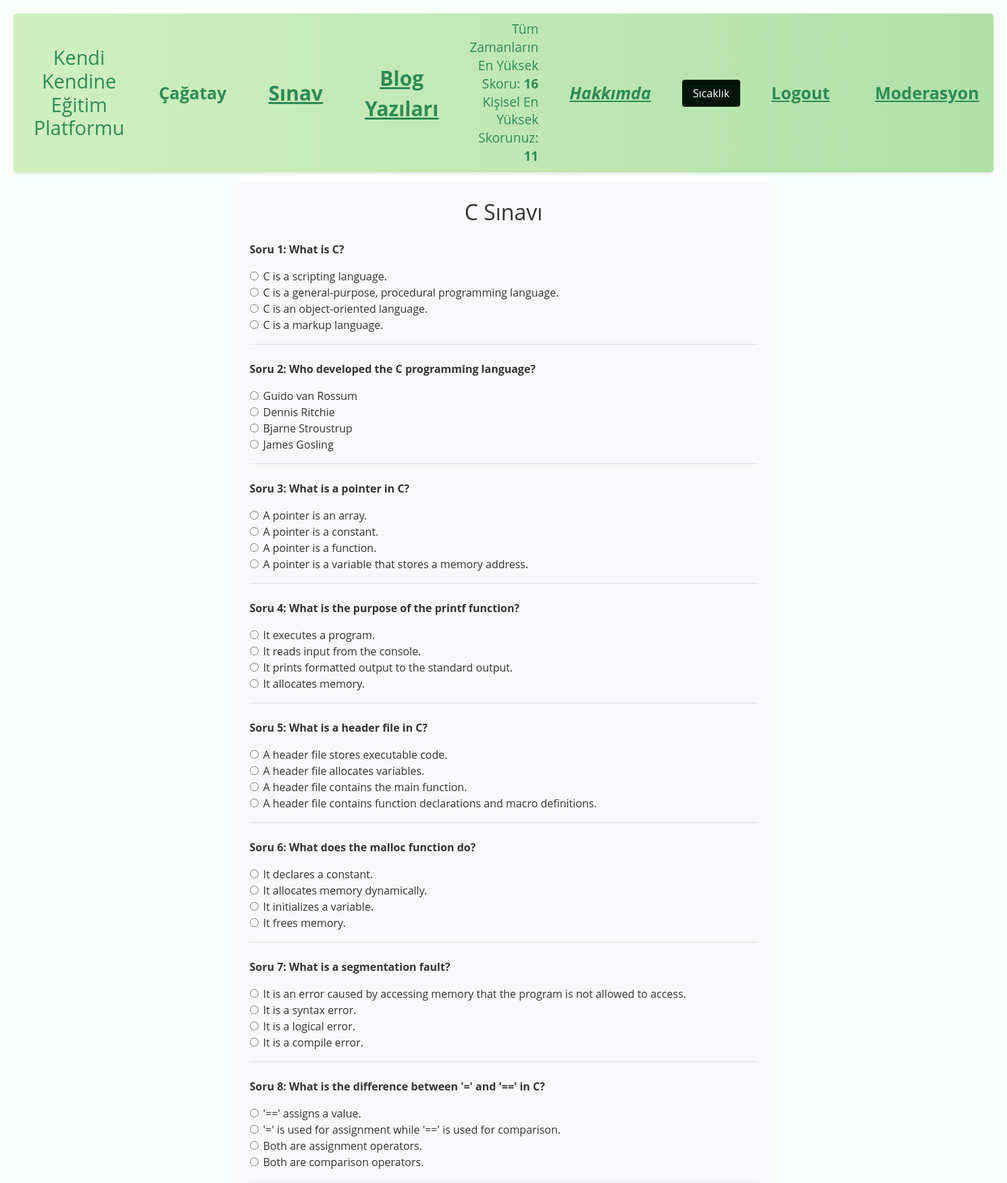
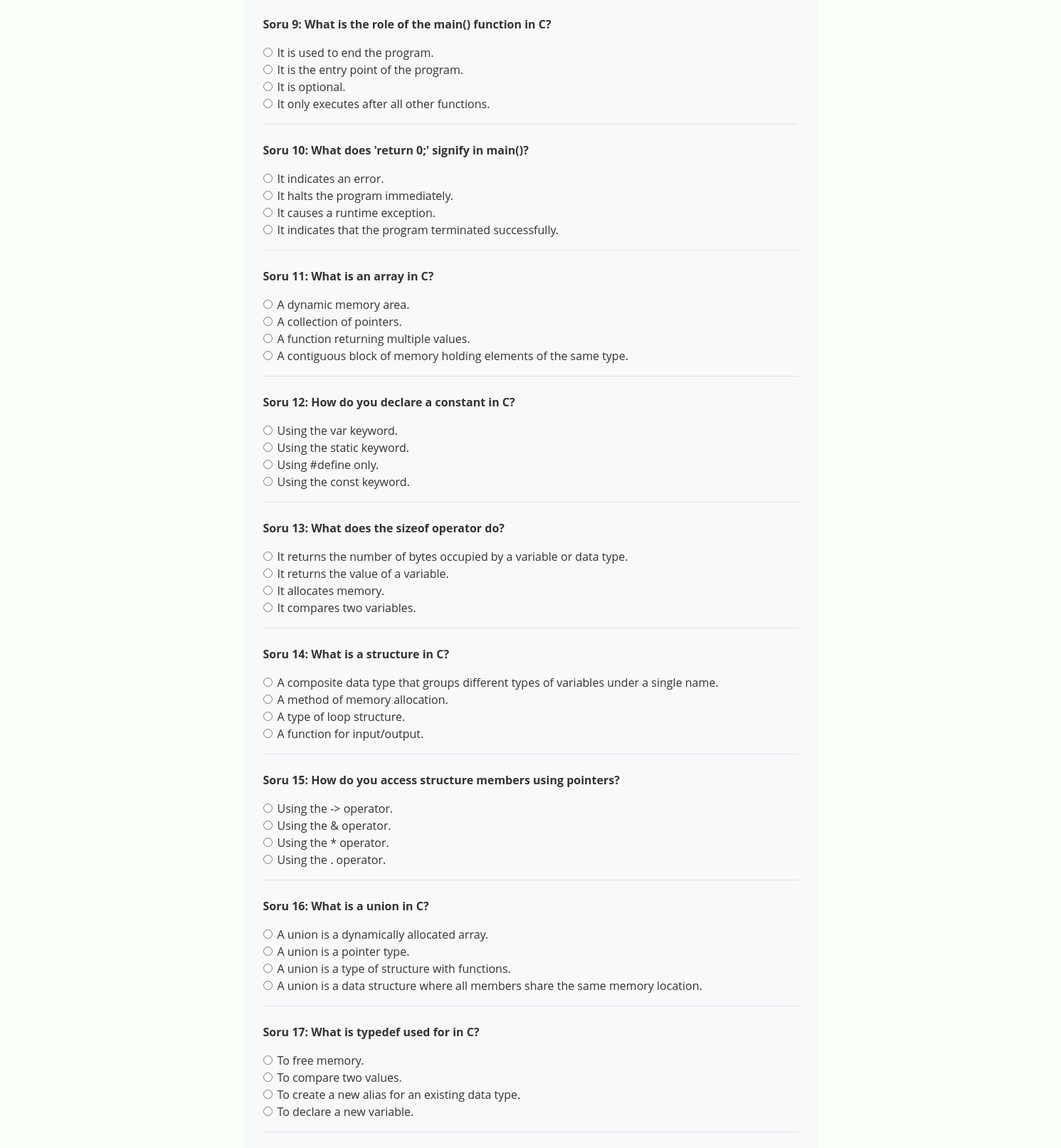
Screenshot of /exam/C (signed in, upper part) with the database file from the repository (2 pictures, top to bottom).
### tables this page shows
CREATE TABLE "kullanicilar" (
	"id"	INTEGER,
	"ad"	TEXT,
	"email"	TEXT UNIQUE,
	"sifre"	TEXT,
	"en_yuksek_skor"	INTEGER DEFAULT 0,
	"deneme_sayisi"	INTEGER DEFAULT 0,
	"rolId"	INTEGER, email_confirmed INTEGER DEFAULT 0,
	PRIMARY KEY("id" AUTOINCREMENT)
);

CREATE TABLE sorular (
        id INTEGER PRIMARY KEY AUTOINCREMENT,
        soru_metni TEXT NOT NULL,
        dogru_cevap TEXT NOT NULL,
        secenek1 TEXT NOT NULL,
        secenek2 TEXT NOT NULL,
        secenek3 TEXT NOT NULL,
        secenek4 TEXT NOT NULL,
        konu TEXT NOT NULL
    );

### app.py (the view, shortened to what this page needs)
@app.route('/exam/<subject>', methods=['GET', 'POST'])
def exam(subject):
    if 'user_id' not in session:
        return redirect(url_for('login'))
    if subject not in ['Python', 'Java', 'JavaScript', 'C', 'C++', 'Golang', 'C#', 'SQL', 'HTML', 'CSS']:
        return redirect(url_for('select_exam'))
    if request.method == 'GET':
        conn = get_db_connection()
        sorular = conn.execute("SELECT * FROM sorular WHERE konu = ?", (subject,)).fetchall()
        for i in sorular:
            print(f"sorular:::::::::::::::::::::::::::::{dict(i)}")
        conn.close()
        print(f"GET: Loaded {len(sorular)} questions for subject {subject}")
        return render_template('exam.html', sorular=sorular, subject=subject)

### app.py (called while the page is built)
def get_db_connection():
    conn = sqlite3.connect(DATABASE)
    conn.row_factory = sqlite3.Row
    return conn

@app.context_processor
def utility_processor():
    return dict(get_comments=get_comments)

@app.context_processor
def inject_scores():
    conn = get_db_connection()
    row = conn.execute("SELECT MAX(skor) AS max_skor FROM sinavsonuclari").fetchone()
    top_score = row["max_skor"] if row and row["max_skor"] is not None else 0
    user_best = 0
    user_role_id = None
    if 'user_id' in session:
        user_row = conn.execute(
            "SELECT en_yuksek_skor, rolId FROM kullanicilar WHERE id = ?",
            (session['user_id'],)
        ).fetchone()
        if user_row:
            user_best = user_row['en_yuksek_skor'] or 0
            user_role_id = user_row['rolId']
    conn.close()
    return {
        'top_score': top_score,
        'user_best': user_best,
        'user_role_id': user_role_id  # <-- role ID for use in templates
    }

### templates/exam.html (shortened to what this page needs)
{% extends "base.html" %}
{% block content %}
<div class="exam-container bg-light p-4 rounded shadow-sm" style="max-width: 800px; margin: auto;">
  <h2 class="text-center mb-4">{{ subject }} Sınavı</h2>
  <form method="POST" action="{{ url_for('exam', subject=subject) }}">
    {% for soru in sorular %}
      <div class="soru mb-4 border-bottom pb-3">
        <p class="font-weight-bold">Soru {{ loop.index }}: {{ soru.soru_metni }}</p>
        {% set options = [soru.secenek1, soru.secenek2, soru.secenek3, soru.secenek4] %}
        {% for secenek in options %}
          <div class="form-check">
            <input class="form-check-input" type="radio" name="cevap_{{ soru.id }}" id="option_{{ soru.id }}_{{ loop.index }}" value="{{ secenek | trim }}">
            <label class="form-check-label" for="option_{{ soru.id }}_{{ loop.index }}">
              {{ secenek | trim }}
            </label>
          </div>
        {% endfor %}
      </div>
    {% endfor %}
  </form>
</div>
{% endblock %}

### templates/base.html (shortened to what this page needs)
<!DOCTYPE html>
<html lang="tr">
<head>
  <link rel="stylesheet" href="https://stackpath.bootstrapcdn.com/bootstrap/4.5.2/css/bootstrap.min.css">
</head>
<body>
  <header>
    <div class="nav-bar">
      <div class="nav-left">
        <div class="site-title">
          <h1>Kendi Kendine Eğitim Platformu</h1>
        </div>
        {% if session.get('user_id') %}
          <div class="user-info">
            <a class="nav-link" href="#">{{ session['user_name'] }}</a>
          </div>
        {% endif %}
      </div>
      <div class="nav-center">
        {% if session.get('user_id') %}
          {% if request.endpoint != 'select_exam' %}
            <a class="nav-link" style="text-decoration: underline;" href="{{ url_for('select_exam') }}">Sınav</a>
          {% endif %}
          {% if request.endpoint != 'blog' %}
            <a class="nav-link" style="text-decoration: underline;" href="{{ url_for('blog') }}">Blog Yazıları</a>
          {% endif %}
        {% elif not session.get('user_id') %}
          {% if request.endpoint != 'blog' %}
            <a class="nav-link" style="text-decoration: underline;" href="{{ url_for('blog') }}">Blog Yazıları</a>
          {% endif %}
        {% endif %}
      </div>
      <div class="nav-right">
        {% if session.get('user_id') %}
          <div class="scores-info">
            Tüm Zamanların En Yüksek Skoru: <strong>{{ top_score }}</strong><br>
            Kişisel En Yüksek Skorunuz: <strong>{{ user_best }}</strong>
          </div>
          <div class="about-container">
            <a class="nav-link about-link" style="text-decoration: underline;" href="{{ url_for('about') }}">Hakkımda</a>
          </div>
          <div class="temp-button">
            <button onclick="window.location.href='{{ url_for('update_temp') }}'">Sıcaklık</button>
          </div>
          <div class="logout">
            <a class="nav-link" style="text-decoration: underline;" href="{{ url_for('logout') }}">Logout</a>
          </div>
          {% if session.get('rolId') == 1 %}
            <a class="nav-link" style="text-decoration: underline;" href="{{ url_for('moderate_blog_posts') }}">Moderasyon</a>
          {% endif %}
        {% endif %}
      </div>
    </div>
  </header>
  <main class="container-fluid mt-3">
    {% block content %}{% endblock %}
  </main>
</body>
</html>

### templates/base.html (style rules this page uses)
body { font-family: "Open Sans", Arial, sans-serif; margin: 20px; background-color: #f9fff9; color: #333; }
header, footer { background: linear-gradient(90deg, #d0f0c0 0%, #b0e0a8 100%); padding: 10px; text-align: center; border-radius: 5px; box-shadow: 0 2px 5px rgba(0, 0, 0, 0.1); }
.nav-bar { display: flex; justify-content: space-between; align-items: center; padding: 0 20px; }
.nav-left { display: flex; align-items: center; }
.site-title h1 { margin: 0; font-size: 1.8em; color: #2E8B57; }
.user-info { margin-left: 20px; }
.nav-center { flex-grow: 1; display: flex; justify-content: center; align-items: center; }
.nav-center a { text-decoration: none; font-weight: bold; font-size: 30px; margin: 0 15px; color: #2E8B57; }
.nav-right { display: flex; align-items: center; }
.nav-right > div { margin-left: 15px; }
.scores-info { font-size: 1.2em; line-height: 1.4; text-align: right; color: #2E8B57; }
.nav-link { text-decoration: none; font-weight: bold; font-size: 25px; margin: 0 15px; color: #2E8B57; transition: color 0.3s ease; }
.about-link { font-style: italic; text-decoration: underline; }
.temp-button button { font-size: 1em; padding: 8px 16px; background-color: rgb(1, 22, 10); color: white; border: none; border-radius: 4px; cursor: pointer; transition: background-color 0.3s ease; }
.logout a { margin-right: 20px; }

### rows the page displays
kullanicilar: user_name "Çağatay"
sorular: soru_metni "What is C?", secenek1 "C is a scripting language.", secenek2 "C is a general-purpose, procedural programming language.", secenek3 "C is an object-oriented language.", secenek4 "C is a markup language."
sorular: soru_metni "Who developed the C programming language?", secenek1 "Guido van Rossum", secenek2 "Dennis Ritchie", secenek3 "Bjarne Stroustrup", secenek4 "James Gosling"
sorular: soru_metni "What is a pointer in C?", secenek1 "A pointer is an array.", secenek2 "A pointer is a constant.", secenek3 "A pointer is a function.", secenek4 "A pointer is a variable that stores a memory address."
sorular: soru_metni "What is the purpose of the printf function?", secenek1 "It executes a program.", secenek2 "It reads input from the console.", secenek3 "It prints formatted output to the standard output.", secenek4 "It allocates memory."
sorular: soru_metni "What is a header file in C?", secenek1 "A header file stores executable code.", secenek2 "A header file allocates variables.", secenek3 "A header file contains the main function.", secenek4 "A header file contains function declarations and macro definitions."
sorular: soru_metni "What does the malloc function do?", secenek1 "It declares a constant.", secenek2 "It allocates memory dynamically.", secenek3 "It initializes a variable.", secenek4 "It frees memory."
sorular: soru_metni "What is a segmentation fault?", secenek1 "It is an error caused by accessing memory that the program is not allowed to access.", secenek2 "It is a syntax error.", secenek3 "It is a logical error.", secenek4 "It is a compile error."
sorular: soru_metni "What is the difference between '=' and '==' in C?", secenek1 "'==' assigns a value.", secenek2 "'=' is used for assignment while '==' is used for comparison.", secenek3 "Both are assignment operators.", secenek4 "Both are comparison operators."
sorular: soru_metni "What is the role of the main() function in C?", secenek1 "It is used to end the program.", secenek2 "It is the entry point of the program.", secenek3 "It is optional.", secenek4 "It only executes after all other functions."
sorular: soru_metni "What does 'return 0;' signify in main()?", secenek1 "It indicates an error.", secenek2 "It halts the program immediately.", secenek3 "It causes a runtime exception.", secenek4 "It indicates that the program terminated successfully."
sorular: soru_metni "What is an array in C?", secenek1 "A dynamic memory area.", secenek2 "A collection of pointers.", secenek3 "A function returning multiple values.", secenek4 "A contiguous block of memory holding elements of the same type."
sorular: soru_metni "How do you declare a constant in C?", secenek1 "Using the var keyword.", secenek2 "Using the static keyword.", secenek3 "Using #define only.", secenek4 "Using the const keyword."
sorular: soru_metni "What does the sizeof operator do?", secenek1 "It returns the number of bytes occupied by a variable or data type.", secenek2 "It returns the value of a variable.", secenek3 "It allocates memory.", secenek4 "It compares two variables."
sorular: soru_metni "What is a structure in C?", secenek1 "A composite data type that groups different types of variables under a single name.", secenek2 "A method of memory allocation.", secenek3 "A type of loop structure.", secenek4 "A function for input/output."
sorular: soru_metni "How do you access structure members using pointers?", secenek1 "Using the -> operator.", secenek2 "Using the & operator.", secenek3 "Using the * operator.", secenek4 "Using the . operator."
sorular: soru_metni "What is a union in C?", secenek1 "A union is a dynamically allocated array.", secenek2 "A union is a pointer type.", secenek3 "A union is a type of structure with functions.", secenek4 "A union is a data structure where all members share the same memory location."
sorular: soru_metni "What is typedef used for in C?", secenek1 "To free memory.", secenek2 "To compare two values.", secenek3 "To create a new alias for an existing data type.", secenek4 "To declare a new variable."

### other values shown
{{ top_score }} "16"
{{ user_best }} "11"
{{ subject }} "C"
